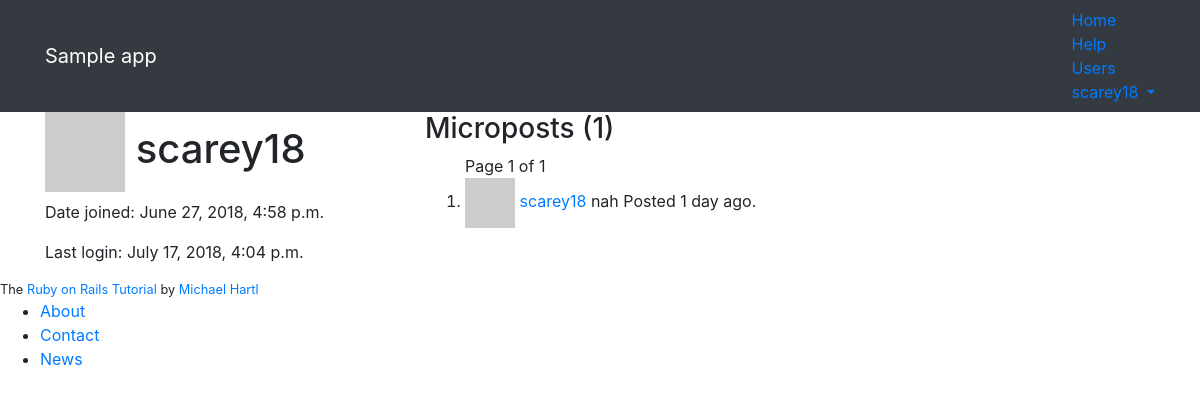
Page /users/1 (signed in) on the earlier database version.
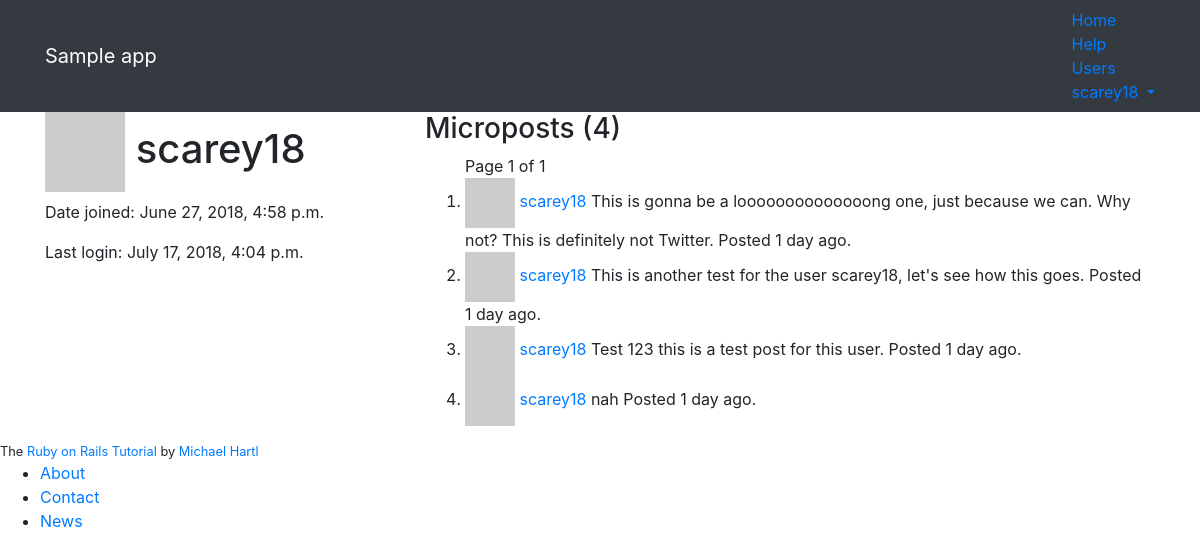
Same page on the later database version.
### static_pages/models.py (models this page shows, shortened)
class Micropost(models.Model):
    content = models.TextField(max_length=140)
    created_at = models.DateTimeField(editable=False)
    updated_at = models.DateTimeField()
    user = models.ForeignKey(User, on_delete=models.CASCADE, editable=False)

class User(AbstractUser):
    is_active = models.BooleanField(default=False)
    activation_id = models.SlugField(null=True, blank=True, default=None)
    REQUIRED_FIELDS = ['email']
    def gravatar(self, size=80):
        digest = hashlib.md5(self.email.encode()).hexdigest()
        url = f'http://www.gravatar.com/avatar/{digest}'
        return mark_safe(f'<img src="{url}" height="{size}" width="{size}" class="gravatar">')
    def index_gravatar(self):
        return self.gravatar(50)
    def microposts(self):
        return self.micropost_set.all().order_by('-created_at')

### static_pages/views.py (the view)
# urls.py: path('users/<int:pk>', views.UserProfile.as_view(), name='profile'),
class UserProfile(LoginRequiredMixin, DetailView):
    model = User
    template_name = 'static_pages/profile.html'
    fields = ['username', 'email']
    def get_context_object_name(self, obj):
        return 'u'
    def get_context_data(self, **kwargs):
        page_num = self.request.GET.get('page', 1)
        posts = self.object.microposts()
        context = super().get_context_data(**kwargs)
        context['page_title'] = self.object.username
        context['page_obj'] = Paginator(posts, 10).page(page_num)
        context['posts'] = posts
        return context
    def get_queryset(self):
        return active_users()

### static_pages/utils.py (called while the page is built)
def active_users():
    return User.objects.filter(is_active=True)

### static_pages/templates/static_pages/profile.html
{% extends 'base.html' %}
{% block content %}
<div class="row">
    <aside class="col-md-4">
        <section class="user_info">
            <h1>
                {{ u.gravatar }}
                {{ u.username }}
            </h1>
            <p>Date joined: {{ u.date_joined }}</p>
            <p>Last login: {{ u.last_login }}</p>
        </section>
    </aside>
    <div class="col-md-8">
        {% if posts %}
        <h3>Microposts ({{ posts.count }})</h3>
        {% include 'user_post_list.html' with page_obj=page_obj %}
        {% else %}
        <h3>This user hasn't posted anything yet!</h3>
        {% endif %}
    </div>
</div>
{% endblock %}

### static_pages/templates/user_post_list.html (shortened to what this page needs)
<ol class="microposts">
    <div class="pagination">
        <span class="step-links">
            <span class="current">
                Page {{ page_obj.number }} of {{ page_obj.paginator.num_pages }}
            </span>
        </span>
    </div>
    {% for p in page_obj.object_list %}
    <li id="micropost-{{p.pk}}">
        {{ p.user.index_gravatar }}
        <span class="user">
            <a href="{% url 'static_pages:profile' p.user.pk %}">
                {{ p.user.username }}
            </a>
        </span>
        <span class="content">{{ p.content }}</span>
        {% load humanize %}
        <span class="timestamp">Posted {{ p.created_at|naturaltime }}.</span>
    </li>
    {% endfor %}
</ol>

Differences in the rows shown:
added Micropost: user.username "scarey18", content "This is gonna be a loooooooooooooong one, just because we can. Why not? This is definitely not Twitter.", created_at "1 day ago"
added Micropost: user.username "scarey18", content "This is another test for the user scarey18, let's see how this goes.", created_at "1 day ago"
added Micropost: user.username "scarey18", content "Test 123 this is a test post for this user.", created_at "1 day ago"
Other differences:
{{ posts.count }}: "1" → "4"
